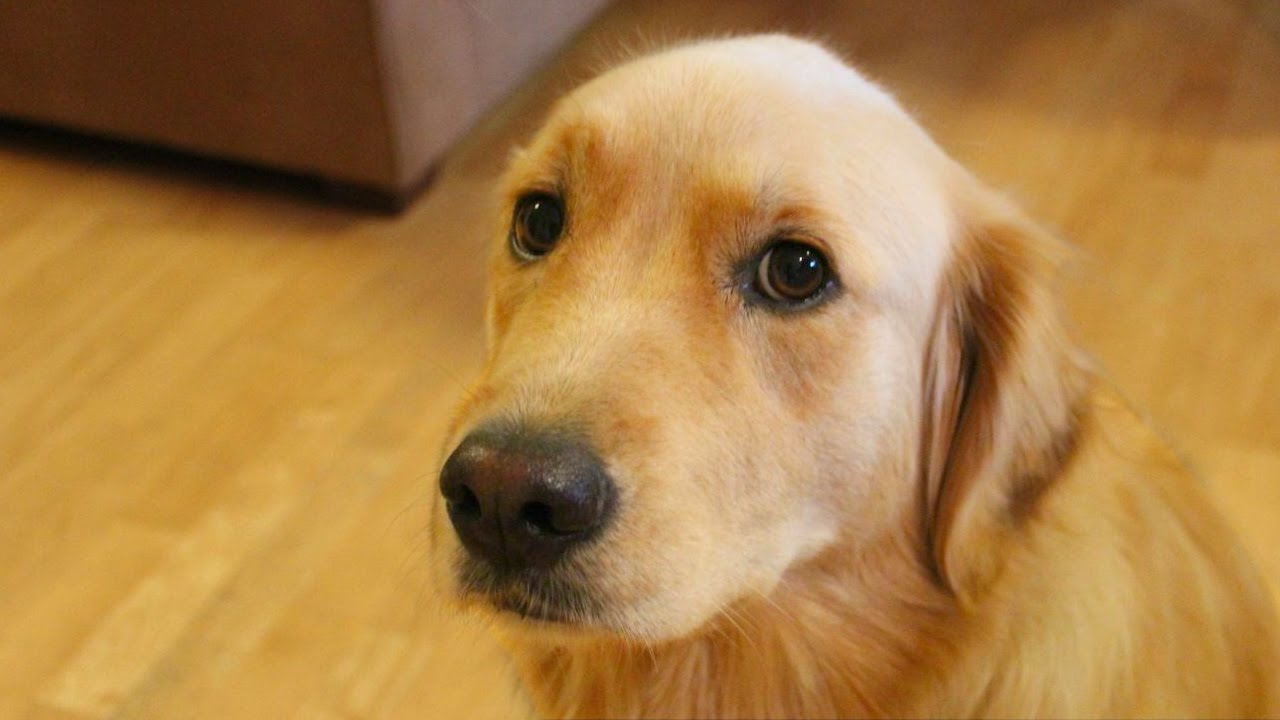
#> input picture b.jpg, 1280 x 720 px
$ python linear_example.py
#> lines starting #> are read from the running program, lines starting #| are printed output that depends on the picture; after the words box and inside, x2 and y2 are one past the last pixel; in counts of white or black regions, pixels touching at a corner belong together; long printed decimals are rounded
import numpy as np
import cv2

# Initialise the label classes
labels = ['dog', 'cat', 'panda']
np.random.seed(1)

# randomly initialize our weight matrix and bias vector -- in a
# *real* training and classification task, these parameters would
# be *learned* by our model, but for the sake of this example,
# let’s use random values
W = np.random.randn(3, 3072)  # 3072 = 32*32*3
b = np.random.randn(3)

# load our example image, resize it, and then flatten it into our
# "feature vector" representation
orig = cv2.imread('b.jpg')
#> orig is the input picture: shape (720, 1280, 3); mean B, G, R 70.2, 128.7, 172
image = cv2.resize(orig, (32, 32)).flatten()
#> image = 3072 values, max 239 at index 641, min 1 at index 2151, mean 123.7

# compute the output scores by taking the dot product between the
# weight matrix and image pixels, followed by adding in the bias
scores = W.dot(image) + b
#> scores = [7942.5, 6603.2, -3063.3]
# W(3,3072) * image(3072,1) = (3,1) + b(3,1) = (3,1)

# loop over the scores + labels and display them
for label, score in zip(labels, scores):
    print(f'[INFO] {label} : {score}')
#> this loop made 3 passes
#> (label, score) on passes 1 to 3: ('dog', 7942.5), ('cat', 6603.2), ('panda', -3063.3)
#| [INFO] dog : 7942.496
#| [INFO] cat : 6603.179
#| [INFO] panda : -3063.321

# draw the label with the highest score on the image as our
# prediction
cv2.putText(orig, f"Label : {labels[np.argmax(scores)]}", (10, 30),
            cv2.FONT_HERSHEY_COMPLEX, 0.9, (0, 255, 0), 2)
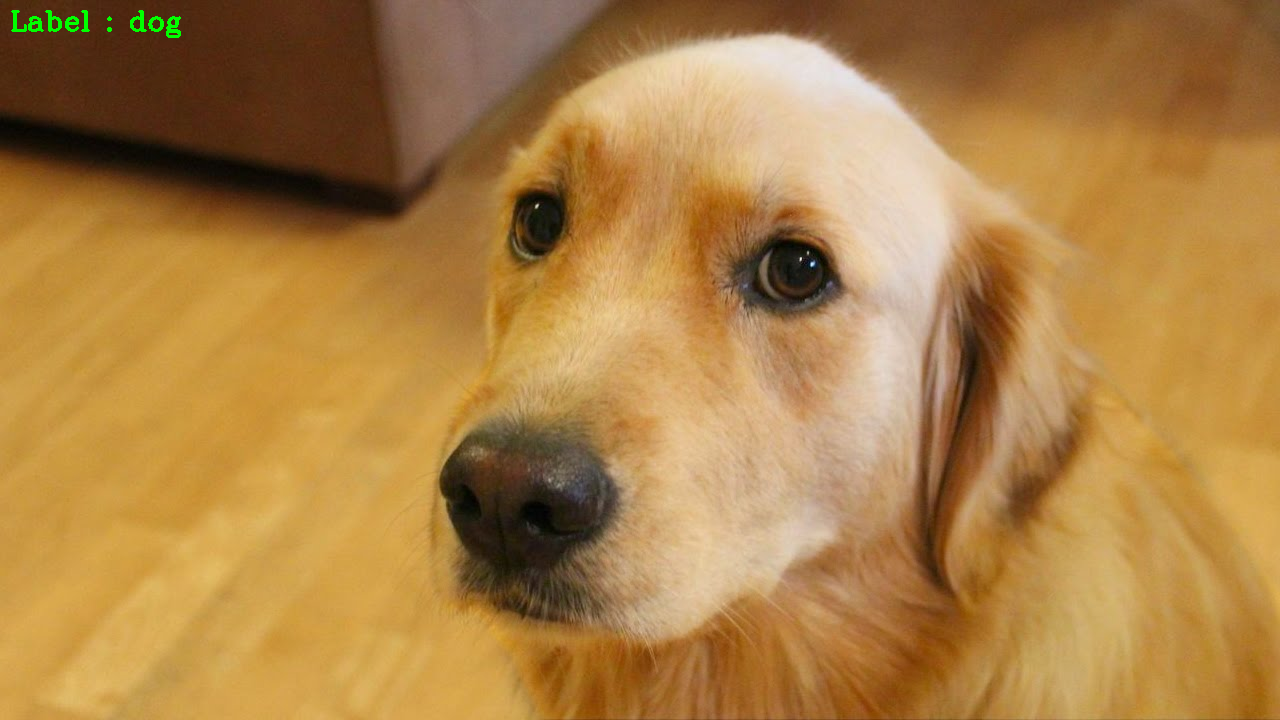
#> orig: shape (720, 1280, 3); 0.14% of pixels changed, all inside (x1, y1, x2, y2) = (11, 10, 181, 38)

# display our input image
cv2.imshow("Image", orig)
cv2.waitKey(0)
